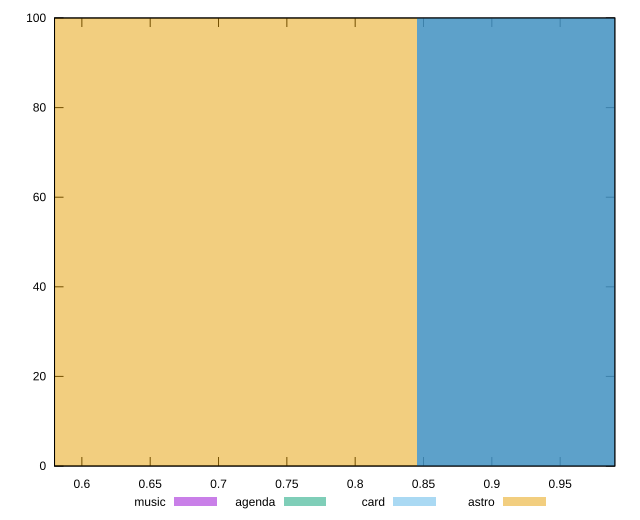

Recreate this plot in gnuplot.
reset

$music <<EOF
1.014060051878193 100
EOF

$agenda <<EOF
1.014060051878193 100
EOF

$card <<EOF
1.014060051878193 100
EOF

$astro <<EOF
0.676040034585462 100
EOF

set key outside below
set boxwidth 0.338020017292731
set xrange [0.58:0.99]
set yrange [0:100]
set trange [0:100]
set style fill transparent solid 0.5 noborder
set terminal svg size 640, 520 enhanced background rgb 'white'
set output "reports/report_00028_2021-02-24T12-49-42.674Z/dom-size/comparison/histogram/all_score.svg"

plot $music title "music" with boxes, \
     $agenda title "agenda" with boxes, \
     $card title "card" with boxes, \
     $astro title "astro" with boxes

reset
